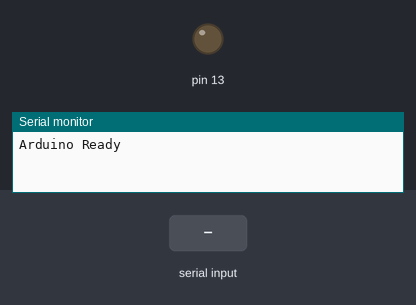
A sketch run on a simulated Arduino Uno, built with avr-gcc and run on an emulated ATmega328P. Parts: output pins drawn as LEDs (lit = HIGH), the last lines printed to the serial monitor. Inputs (shaded band) come from the test bench.

Above: at 1.2 s.
1.3 s: "O" received over Serial
At 2.0 s:
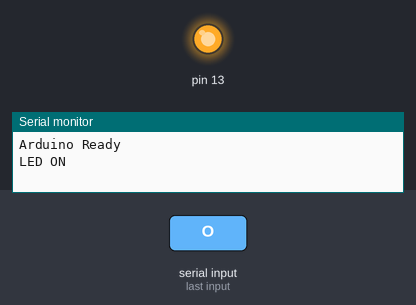
2.8 s: "F" received over Serial
At 3.1 s:
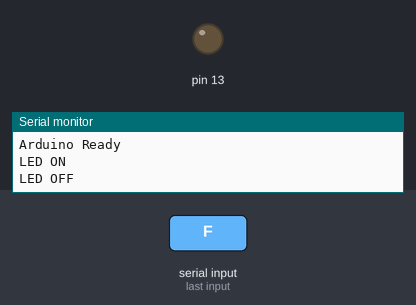
Timing chart, 0 to 5.8 s (numbered marks = the images above; inputs shaded):
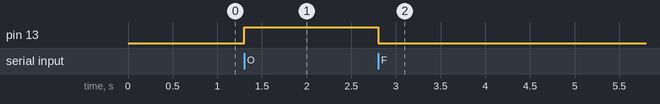

The sketch:

speech_arduino.ino
```cpp
char data;

void setup() {
  Serial.begin(9600);
  pinMode(13, OUTPUT);
  digitalWrite(13, LOW);
  Serial.println("Arduino Ready");
}

void loop() {
  if (Serial.available()) {
    data = Serial.read();

    if (data == 'O') {
      digitalWrite(13, HIGH);
      Serial.println("LED ON");
    }
    else if (data == 'F') {
      digitalWrite(13, LOW);
      Serial.println("LED OFF");
    }
  }
}
```

Measured:
- after the input at 1.3 s, pin 13: LOW → HIGH at once
- after the input at 2.8 s, pin 13: HIGH → LOW at once
